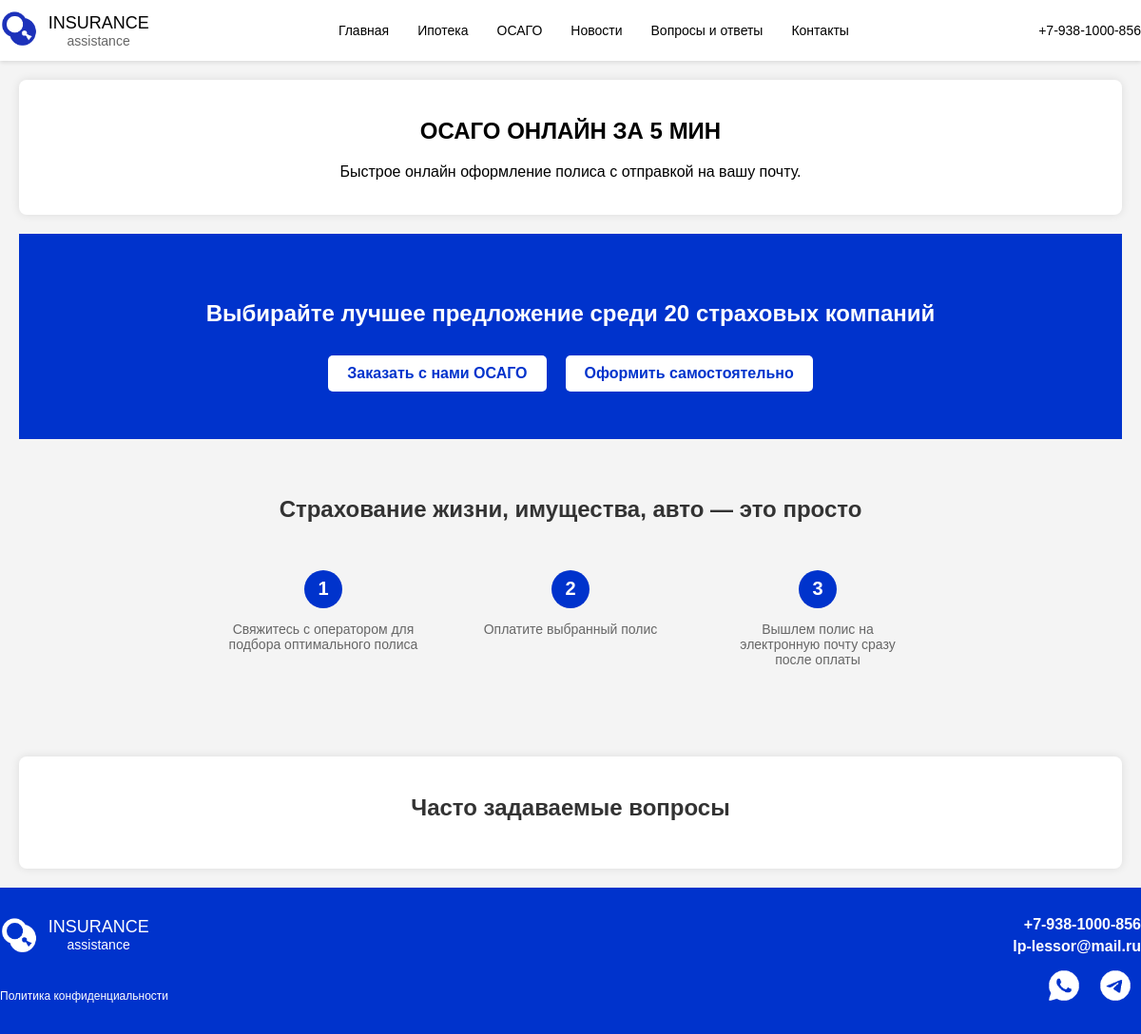
The page /osago/ on the database as committed earlier.
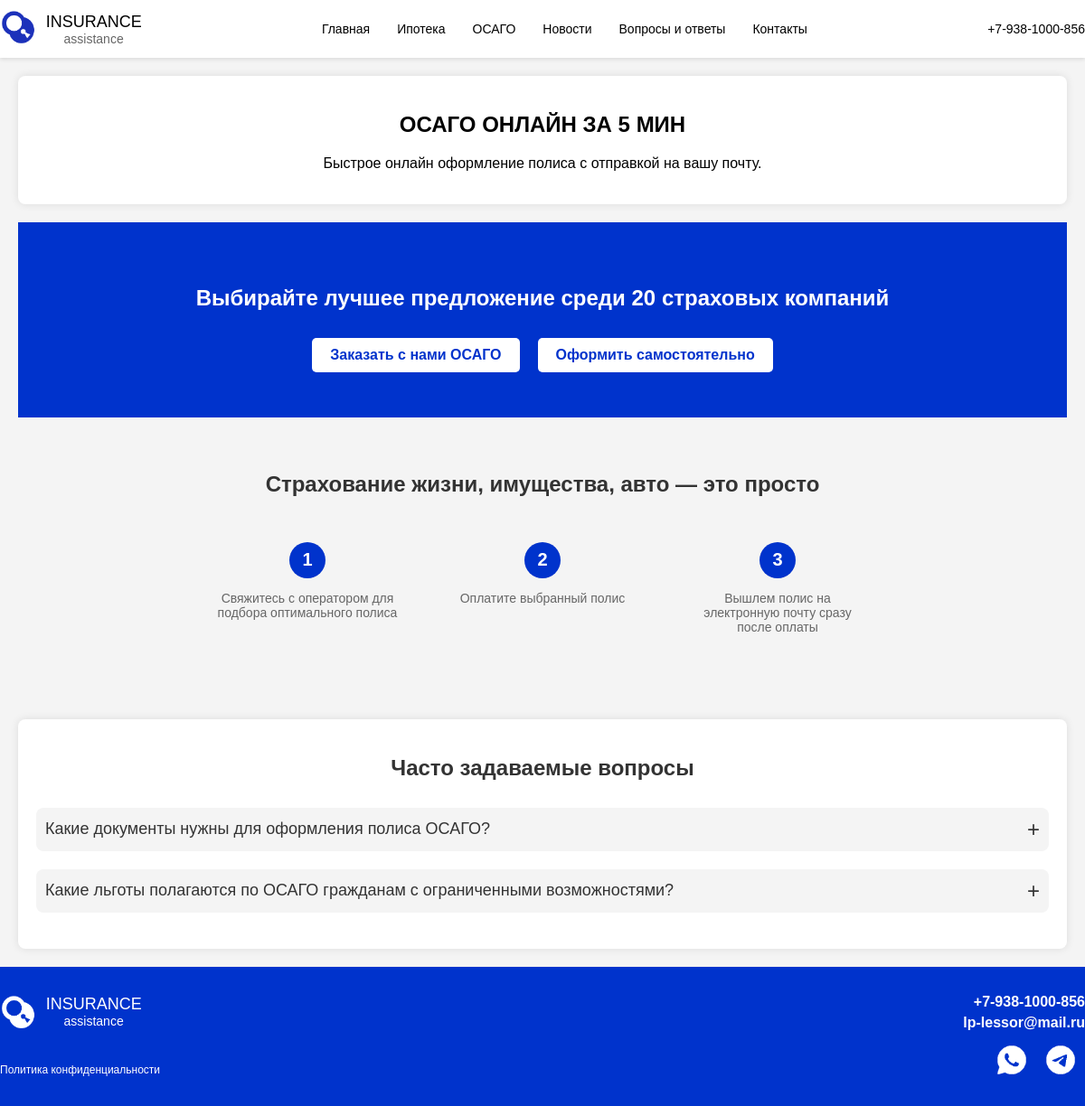
The same page on the database as committed later.
### insurance/models.py (models this page shows, shortened)
class FAQ(models.Model):
    question = models.CharField(max_length=200)
    answer = models.TextField()
    category = models.ForeignKey(Category, related_name='faqs', on_delete=models.CASCADE)
    time_create = models.DateTimeField(auto_now_add=True)
    time_update = models.DateTimeField(auto_now=True)
    is_published = models.BooleanField(default=True)
    class Meta:
        verbose_name = 'FAQ'
        verbose_name_plural = 'FAQ'
        ordering = ['time_create', 'question']

### insurance/views.py (the view)
# urls.py: path('osago/', osago, name='osago'),
def osago(request):
    faq_items = FAQ.objects.filter(is_published=True)[:4]
    return render(request, 'insurance/osago.html', {'faq_items': faq_items, 'title': 'ОСАГО'})

### insurance/templates/insurance/osago.html (shortened to what this page needs)
{% extends 'insurance/base.html' %}
{% load static %}
{% block content %}
<section class="about">
    <h2>ОСАГО ОНЛАЙН ЗА 5 МИН</h2>
    <p>Быстрое онлайн оформление полиса с отправкой на вашу почту.</p>
</section>
<section class="offer-section">
    <h2>Выбирайте лучшее предложение среди 20 страховых компаний</h2>
    <div class="buttons">
        <a href="https://wa.me/79381000856" class="btn">Заказать с нами ОСАГО</a>
        <a href="{% url 'osf' %}" class="btn">Оформить самостоятельно</a>
    </div>
</section>
<section class="section" style="background-color: #f4f4f4;">
    <h2>Страхование жизни, имущества, авто — это просто</h2>
    <div class="steps">
        <div class="step">
            <div class="step-circle">1</div>
            <p>Свяжитесь с оператором для подбора оптимального полиса</p>
        </div>
        <div class="step">
            <div class="step-circle">2</div>
            <p>Оплатите выбранный полис</p>
        </div>
        <div class="step">
            <div class="step-circle">3</div>
            <p>Вышлем полис на электронную почту сразу после оплаты</p>
        </div>
    </div>
</section>
<section>
    <div class="faq-section">
        <h2>Часто задаваемые вопросы</h2>
        {% for faq in faq_items %}
        <div class="faq-item">
            <div class="faq-question" onclick="toggleAnswer(this)">
                <span>{{ faq.question }}</span>
                <span class="plus-icon">+</span>
            </div>
            </div>
            {% endfor %}
        </div>
</section>
{% endblock %}

### insurance/templates/insurance/base.html (shortened to what this page needs)
{% load static %}
<!DOCTYPE html>
<html lang="ru">
<head>
    <link rel="stylesheet" href="{% static 'insurance/css/styles.css' %}">
</head>
<body>
    <div class="wrapper">
        <header class="header">
            <div class="container">
                <div class="logo">
                    <a href="{% url 'home' %}"><img src="{% static 'insurance/images/logo_b.png' %}" alt="Logo"></a>
                    <div class="logo-text-container">
                        <span class="logo-text">INSURANCE</span>
                        <span class="logo-subtext">assistance</span>
                    </div>
                </div>
                <ul class="nav">
                    <li><a href="{% url 'home' %}">Главная</a></li>
                    <li><a href="{% url 'isa' %}">Ипотека</a></li>
                    <li><a href="{% url 'osago' %}">ОСАГО</a></li>
                    <li><a href="{% url 'news_list' %}">Новости</a></li>
                    <li><a href="{% url 'faq' %}">Вопросы и ответы</a></li>
                    <li><a href="{% url 'contacts' %}">Контакты</a></li>
                </ul>
                <div class="contact">
                    +7-938-1000-856
                </div>
            </div>
        </header>
        <main class="container">
            {% block content %}
            {% endblock %}
        </main>
    </div>
    <footer class="footer">
        <div class="container">
            <div class="footer-logo">
                <img src="{% static 'insurance/images/logo_w.png' %}" alt="Logo">
                <div class="footer-logo-text">
                    <span class="logo-text-footer">INSURANCE</span>
                    <span class="logo-subtext-footer">assistance</span>
                </div>
            </div>
            <div class="footer-contact">
                <div class="contact-item">
                    <span>+7-938-1000-856</span>
                </div>
                <div class="contact-item">
                    <span>lp-lessor@mail.ru</span>
                </div>
                <div class="contact-icons">
                    <a href="https://wa.me/79381000856"><img src="{% static 'insurance/images/wt.png' %}" alt="WhatsApp"></a>
                    <a href="https://t.me/vse_strahovki"><img src="{% static 'insurance/images/tg.png' %}" alt="Telegram"></a>
                </div>
                <div class="footer-legal">
                    <p>Политика конфиденциальности</p>
                </div>
            </div>
        </div>
    </footer>
</body>
</html>

### insurance/static/insurance/css/styles.css (style rules this page uses)
body { font-family: Arial, sans-serif; margin: 0; padding: 0; background-color: #f4f4f4; display: flex; flex-direction: column; min-height: 100vh; }
.wrapper { flex: 1; }
.container { max-width: 1200px; margin: 0 auto; padding: 0 20px; }
.header, .footer { background-color: #fff; box-shadow: 0 2px 4px rgba(0, 0, 0, 0.1); }
.header .container, .footer .container { display: flex; justify-content: space-between; align-items: center; padding: 10px 0; }
.logo { display: flex; align-items: center; }
.logo img { height: 40px; margin-right: 10px; }
.logo-text-container { display: flex; flex-direction: column; }
.logo-text { font-size: 18px; color: #000; }
.logo-subtext { font-size: 14px; color: #666; }
.logo-text-footer { font-size: 18px; color: #ffffff; }
.logo-subtext-footer { font-size: 14px; color: #ffffff; }
.nav { display: flex; list-style: none; margin: 0; padding: 0; }
.nav li { margin: 0 15px; }
.nav a { text-decoration: none; color: #000; font-size: 14px; transition: color 0.3s ease; }
.contact { font-size: 14px; color: #000; }
.about, .simple-steps, .services, .news { background: #fff; padding: 20px; margin: 20px 0; border-radius: 8px; box-shadow: 0 0 10px rgba(0, 0, 0, 0.1); }
.section { padding: 40px 20px; text-align: center; }
.contact-item { margin-bottom: 5px; }
.contact-item span { font-size: 16px; font-weight: bold; }
.contact-icons { display: flex; margin-top: 10px; }
.contact-icons img { height: 24px; margin-right: 10px; }
.footer-legal { margin-top: 10px; text-align: left; line-height: normal; }
div { text-align: center; }
.steps, .insurance-types { display: flex; justify-content: space-around; }
.step, .type { flex: 1; padding: 20px; margin: 10px; }
.section { padding: 40px 20px; background-color: #fff; text-align: center; }
.section h2 { font-size: 24px; color: #333; margin-bottom: 30px; }
.steps { display: flex; justify-content: center; gap: 20px; }
.step { flex: 1; max-width: 200px; padding: 10px; text-align: center; }
.step-circle { background-color: #0033cc; color: #fff; font-size: 20px; font-weight: bold; width: 40px; height: 40px; border-radius: 50%; display: flex; align-items: center; justify-content: center; margin: 0 auto 10px; }
.step p { font-size: 14px; color: #666; }
.footer { background-color: #0033cc; color: #fff; padding: 20px 0; }
.footer .container { display: flex; flex-wrap: wrap; justify-content: space-between; align-items: flex-start; position: relative; }
.footer-logo { display: flex; align-items: center; }
.footer-logo img { height: 40px; margin-right: 10px; }
.footer-logo-text { display: flex; flex-direction: column; }
.footer-contact { display: flex; flex-direction: column; align-items: flex-end; }
.contact-icons { display: flex; }
.contact-icons img { height: 34px; margin-left: 10px; }
.footer-legal { position: absolute; bottom: 10px; left: 0; }
.footer-legal p { font-size: 12px; margin: 0; line-height: 20px; }
main { flex: 1; }
.offer-section { background-color: #0033cc; padding: 50px 20px; text-align: center; color: #fff; }
.offer-section h2 { font-size: 24px; margin-bottom: 30px; }
.offer-section .buttons { display: flex; justify-content: center; gap: 20px; }
.offer-section .btn { background-color: #fff; color: #0033cc; padding: 10px 20px; border-radius: 5px; text-decoration: none; font-size: 16px; font-weight: bold; transition: background-color 0.3s ease, color 0.3s ease; }
.faq-section { background: #fff; padding: 20px; margin: 20px 0; border-radius: 8px; box-shadow: 0 0 10px rgba(0, 0, 0, 0.1); }
.faq-section h2 { font-size: 24px; color: #333; margin-bottom: 30px; }
.faq-item { margin-bottom: 20px; }
.faq-question { font-size: 18px; color: #333; cursor: pointer; display: flex; justify-content: space-between; align-items: center; padding: 10px; background-color: #f4f4f4; border-radius: 8px; transition: background-color 0.3s; }
.plus-icon { font-size: 24px; color: #333; transition: transform 0.3s; }

Rows that differ between the two databases and show on the page:
added FAQ: question "Какие документы нужны для оформления полиса ОСАГО?"
added FAQ: question "Какие льготы полагаются по ОСАГО гражданам с ограниченными возможностями?"
